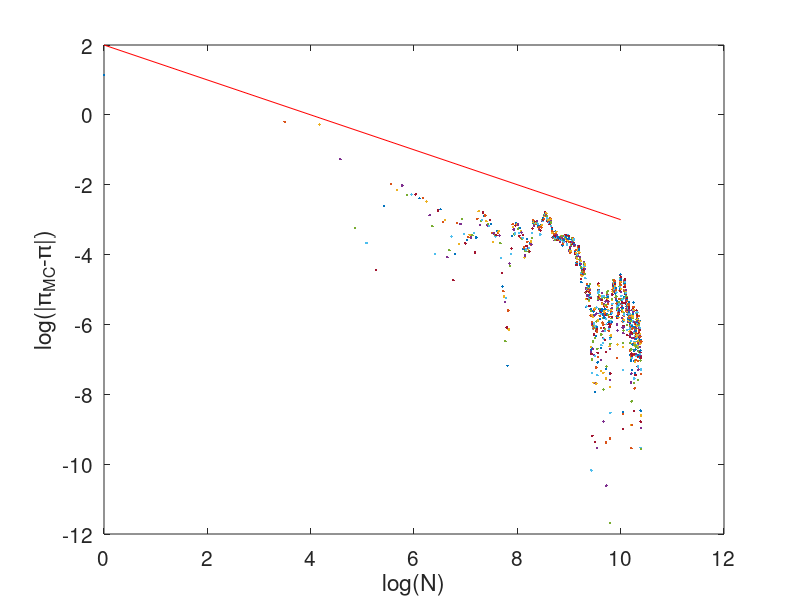

Source code (MATLAB):
clear all
close all

%=========================
% buffon needle simulation
%=========================

figure(1)
hold on
xlabel('log(N)','fontsize',15)
ylabel('log(|\pi_{MC}-\pi|)','fontsize',15)
set(gca,'fontsize',15)
box

%---
% line of slope -1/2
%---

xplot(1)= 0.0; yplot(1)= 2.0;
xplot(2)=10.0; yplot(2)=-3.0;

plot(xplot,yplot,'r');

%---
% settings
%---

a=1.0;
b=0.9;
boa=b/a;

%---
% Monte-Carlo
%---

Nmax=1024*2*2*2*2*2;

M=0;
jplot=32;

for N=1:Nmax

  r1 = rand;
  r2 = rand;
  theta = pi*r2;
  sn = sin(theta);

  if(r1<boa*sn)
    M=M+1;
  end

  P=M/N;

  if(P>0)
   pi_mc = 2.0*boa/P;
  else
   pi_mc=0.0;
  end

  if(jplot==32)
  plot(log(N),log(abs(pi_mc-pi)),'.')
  jplot=0;
  end

  jplot=jplot+1;

end
